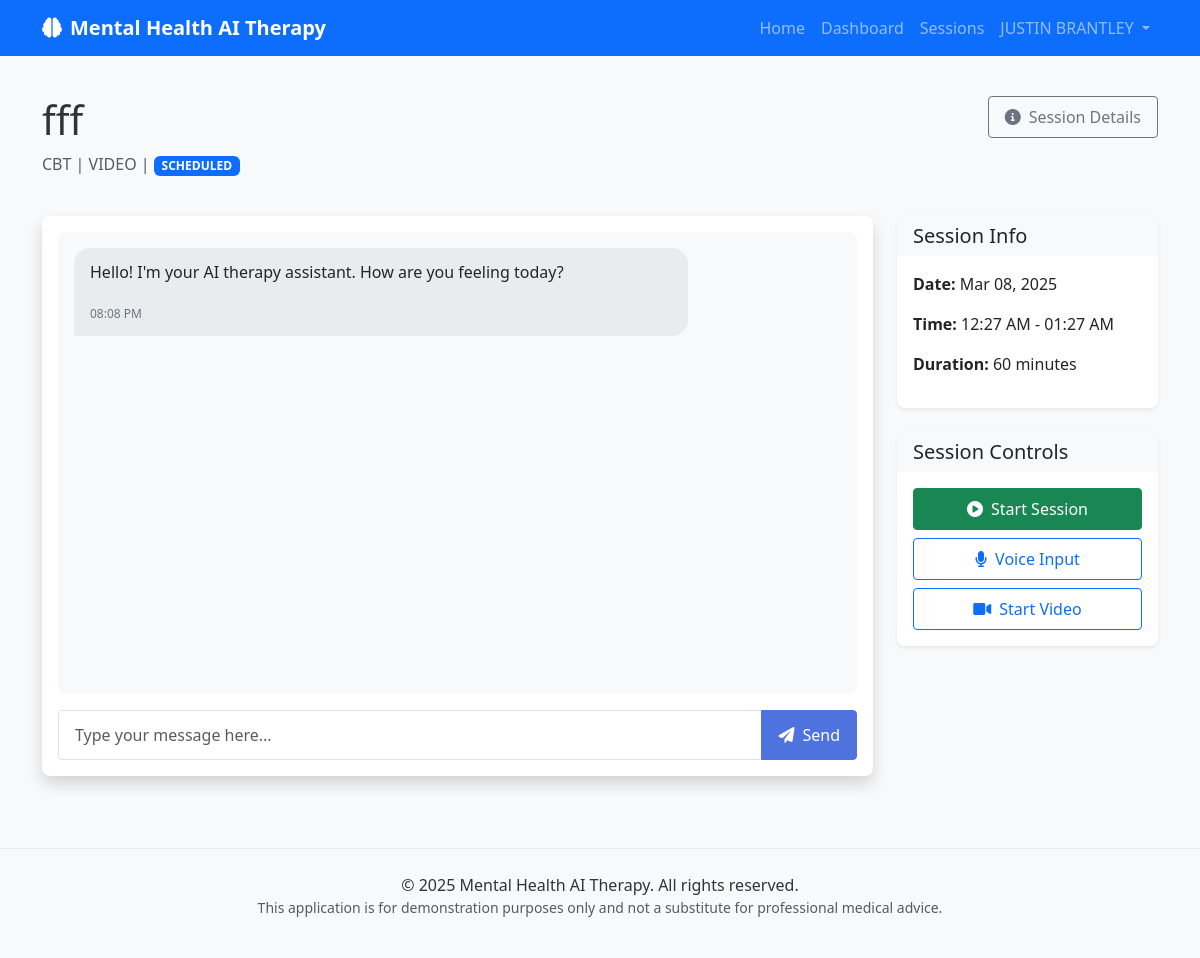
The app's page /sessions/1/chat (signed in) with its own data.
### ai_therapy_app/web_app.py (models this page shows)
class User(Base):
    __tablename__ = "users"
    id = Column(Integer, primary_key=True, index=True)
    email = Column(String, unique=True, index=True, nullable=False)
    hashed_password = Column(String, nullable=False)
    full_name = Column(String)
    phone_number = Column(String)
    is_active = Column(Boolean, default=True)
    is_superuser = Column(Boolean, default=False)
    bio = Column(Text)
    preferences = Column(JSON, default={})
    data_permissions = Column(JSON, default={})
    emergency_contact_name = Column(String)
    emergency_contact_phone = Column(String)
    emergency_contact_relation = Column(String)
    created_at = Column(DateTime, default=datetime.now)
    updated_at = Column(DateTime, default=datetime.now, onupdate=datetime.now)
    therapy_sessions = relationship("TherapySession", back_populates="user")

class TherapySession(Base):
    __tablename__ = "therapy_sessions"
    id = Column(Integer, primary_key=True, index=True)
    user_id = Column(Integer, ForeignKey("users.id"), nullable=False)
    session_type = Column(String, nullable=False)  # VOICE, VIDEO, TEXT, CHECK_IN
    therapy_approach = Column(String, nullable=False)  # CBT, DBT, MINDFULNESS, etc.
    scheduled_start = Column(DateTime, nullable=False)
    scheduled_end = Column(DateTime, nullable=False)
    actual_start = Column(DateTime)
    actual_end = Column(DateTime)
    status = Column(String, default="SCHEDULED")  # SCHEDULED, IN_PROGRESS, COMPLETED, CANCELLED, MISSED
    title = Column(String)
    description = Column(Text)
    goals = Column(JSON, default=[])
    notes = Column(Text)
    recording_url = Column(String)
    is_recorded = Column(Boolean, default=False)
    created_at = Column(DateTime, default=datetime.now)
    updated_at = Column(DateTime, default=datetime.now, onupdate=datetime.now)
    user = relationship("User", back_populates="therapy_sessions")
    messages = relationship("TherapyMessage", back_populates="session", cascade="all, delete-orphan")

### ai_therapy_app/web_app.py (the view, shortened to what this page needs)
@app.route('/sessions/<int:session_id>/chat', methods=['GET', 'POST'])
@login_required
def session_chat(session_id):
    db_session = get_db()
    try:
        user = get_current_user()
        session = db_session.query(TherapySession).filter_by(id=session_id, user_id=user.id).first()
        if session is None:
            abort(404)  # Return 404 if session not found
        messages = db_session.query(TherapyMessage).filter_by(session_id=session_id).order_by(TherapyMessage.timestamp).all()
        now = datetime.now()
        return render_template('session_chat.html', user=user, session=session, messages=messages, now=now)
    finally:
        db_session.close()

### ai_therapy_app/web_app.py (called while the page is built)
def get_db():
    if 'db' not in g:
        g.db = SessionLocal()
    return g.db

def login_required(f):
    @wraps(f)
    def decorated_function(*args, **kwargs):
        if 'user_id' not in session:
            flash('Please log in to access this page', 'warning')
            return redirect(url_for('login', next=request.url))
        return f(*args, **kwargs)
    return decorated_function

def get_current_user():
    if 'user_id' in session:
        db = get_db()
        return db.query(User).filter(User.id == session['user_id']).first()
    return None

### ai_therapy_app/templates/session_chat.html (shortened to what this page needs)
{% extends "base.html" %}
{% block content %}
<div id="session-container" data-session-id="{{ session.id }}">
    <div class="row mb-4">
        <div class="col-md-8">
            <h1 class="mb-2">{{ session.title }}</h1>
            <p class="text-muted">
                {{ session.therapy_approach }} | {{ session.session_type }} |
                <span id="session-status" class="badge {% if session.status == 'IN_PROGRESS' %}bg-info{% elif session.status == 'COMPLETED' %}bg-success{% else %}bg-primary{% endif %}">
                    {{ session.status }}
                </span>
            </p>
        </div>
        <div class="col-md-4 text-md-end">
            <a href="{{ url_for('view_session', session_id=session.id) }}" class="btn btn-outline-secondary">
                <i class="fas fa-info-circle me-2"></i>Session Details
            </a>
        </div>
    </div>
    <div class="row">
        <div class="col-md-9">
            <div class="card shadow">
                <div class="card-body chat-container">
                    <div class="chat-messages" id="chat-messages">
                        {% if messages %}
                            {% for message in messages %}
                                <div class="message {% if message.is_from_ai %}ai-message{% else %}user-message{% endif %}">
                                    <p>{{ message.content }}</p>
                                    <span class="message-time">{{ message.timestamp.strftime('%I:%M %p') }}</span>
                                </div>
                            {% endfor %}
                        {% else %}
                            <div class="message ai-message">
                                <p>Hello! I'm your AI therapy assistant. How are you feeling today?</p>
                                <span class="message-time">{{ now.strftime('%I:%M %p') }}</span>
                            </div>
                        {% endif %}
                    </div>
                    <form id="chat-form" class="chat-input {% if session.status == 'COMPLETED' %}d-none{% endif %}" data-session-id="{{ session.id }}">
                        <div class="input-group">
                            <input type="text" class="form-control" id="message-input" placeholder="Type your message here..." required {% if session.status == 'COMPLETED' %}disabled{% endif %}>
                            <button class="btn btn-primary" type="submit" {% if session.status == 'COMPLETED' %}disabled{% endif %}>
                                <i class="fas fa-paper-plane me-2"></i>Send
                            </button>
                        </div>
                    </form>
                </div>
            </div>
        </div>
        <div class="col-md-3">
            <div class="card shadow-sm mb-4">
                <div class="card-header bg-light">
                    <h5 class="card-title mb-0">Session Info</h5>
                </div>
                <div class="card-body">
                    <p><strong>Date:</strong> {{ session.scheduled_start.strftime('%b %d, %Y') }}</p>
                    <p><strong>Time:</strong> {{ session.scheduled_start.strftime('%I:%M %p') }} - {{ session.scheduled_end.strftime('%I:%M %p') }}</p>
                    <p><strong>Duration:</strong> {{ ((session.scheduled_end - session.scheduled_start).total_seconds() / 60)|int }} minutes</p>
                </div>
            </div>
            <div class="card shadow-sm">
                <div class="card-header bg-light">
                    <h5 class="card-title mb-0">Session Controls</h5>
                </div>
                <div class="card-body">
                    <div class="d-grid gap-2">
                        {% if session.status == 'SCHEDULED' %}
                            <button class="btn btn-success" type="button" id="start-session-btn">
                                <i class="fas fa-play-circle me-2"></i>Start Session
                            </button>
                        {% elif session.status == 'IN_PROGRESS' %}
                            <button class="btn btn-danger" type="button" id="end-session-btn">
                                <i class="fas fa-stop-circle me-2"></i>End Session
                            </button>
                        {% endif %}
                        <button class="btn btn-outline-primary" type="button" id="voice-input-btn">
                            <i class="fas fa-microphone me-2"></i>Voice Input
                        </button>
                        {% if session.session_type == 'VIDEO' %}
                            <button class="btn btn-outline-primary" type="button" id="start-video-btn">
                                <i class="fas fa-video me-2"></i>Start Video
                            </button>
                        {% endif %}
                    </div>
                </div>
            </div>
        </div>
    </div>
</div>
{% endblock %}

### ai_therapy_app/templates/base.html (shortened to what this page needs)
<!DOCTYPE html>
<html lang="en">
<head>
    <link href="https://cdn.jsdelivr.net/npm/bootstrap@5.3.0-alpha1/dist/css/bootstrap.min.css" rel="stylesheet">
    <link rel="stylesheet" href="https://cdnjs.cloudflare.com/ajax/libs/font-awesome/6.0.0/css/all.min.css">
    <link rel="stylesheet" href="{{ url_for('static', filename='css/style.css') }}">
</head>
<body>
    <nav class="navbar navbar-expand-lg navbar-dark bg-primary">
        <div class="container">
            <a class="navbar-brand" href="{{ url_for('index') }}">
                <i class="fas fa-brain me-2"></i>Mental Health AI Therapy
            </a>
            <div class="collapse navbar-collapse" id="navbarNav">
                <ul class="navbar-nav ms-auto">
                    <li class="nav-item">
                        <a class="nav-link" href="{{ url_for('index') }}">Home</a>
                    </li>
                    {% if user %}
                        <li class="nav-item">
                            <a class="nav-link" href="{{ url_for('dashboard') }}">Dashboard</a>
                        </li>
                        <li class="nav-item">
                            <a class="nav-link" href="{{ url_for('sessions') }}">Sessions</a>
                        </li>
                        <li class="nav-item dropdown">
                            <a class="nav-link dropdown-toggle" href="#" id="navbarDropdown" role="button" data-bs-toggle="dropdown">
                                {{ user.full_name or user.email }}
                            </a>
                        </li>
                    {% endif %}
                </ul>
            </div>
        </div>
    </nav>
    <main class="container py-4">
        {% block content %}{% endblock %}
    </main>
    <footer class="bg-light py-4 mt-5">
        <div class="container text-center">
            <p class="mb-0">&copy; 2025 Mental Health AI Therapy. All rights reserved.</p>
            <p class="small text-muted">This application is for demonstration purposes only and not a substitute for professional medical advice.</p>
        </div>
    </footer>
</body>
</html>

### ai_therapy_app/static/css/style.css (style rules this page uses)
body { font-family: 'Segoe UI', Tahoma, Geneva, Verdana, sans-serif; color: #333; background-color: #f8f9fa; }
.navbar-brand { font-weight: 600; }
.card { border-radius: 0.5rem; border: none; box-shadow: 0 0.125rem 0.25rem rgba(0, 0, 0, 0.075); transition: all 0.3s ease; }
.card-header { border-bottom: none; font-weight: 600; }
.btn { border-radius: 0.25rem; padding: 0.5rem 1rem; font-weight: 500; }
.btn-primary { background-color: #4e73df; border-color: #4e73df; }
.form-control { border-radius: 0.25rem; padding: 0.75rem 1rem; }
.message { position: relative; margin-bottom: 1.5rem; max-width: 80%; }
footer { margin-top: 3rem; padding: 2rem 0; background-color: #f8f9fa; border-top: 1px solid #e9ecef; }

### ai_therapy_app/templates/session_chat.html (style rules this page uses)
.chat-container { height: 70vh; display: flex; flex-direction: column; }
.chat-messages { flex: 1; overflow-y: auto; padding: 1rem; background-color: #f8f9fa; border-radius: 0.5rem; }
.message { margin-bottom: 1rem; max-width: 80%; }
.ai-message { margin-right: auto; background-color: #e9ecef; color: #212529; border-radius: 1rem 1rem 1rem 0; padding: 0.75rem 1rem; }
.message-time { font-size: 0.75rem; color: #6c757d; margin-top: 0.25rem; text-align: right; }
.chat-input { margin-top: 1rem; }

### records on screen
User: full_name "JUSTIN BRANTLEY"
TherapySession: title "fff", therapy_approach "CBT", session_type "VIDEO", status "SCHEDULED", scheduled_start "Mar 08, 2025", scheduled_start "12:27 AM", scheduled_end "01:27 AM", scheduled_end+scheduled_start "60"

### other values on screen
{{ now.strftime('%I:%M %p') }} "08:08 PM"
